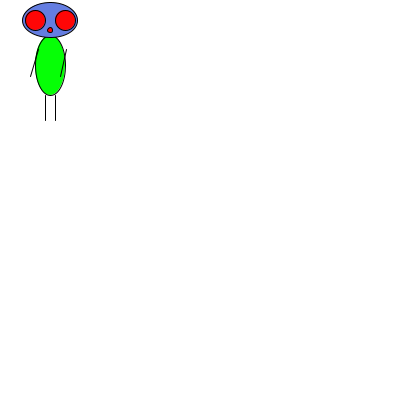
Frame 1 (no input)
Frame 60 (the mouse pressed at the canvas centre just before this capture): identical to frame 1, image omitted
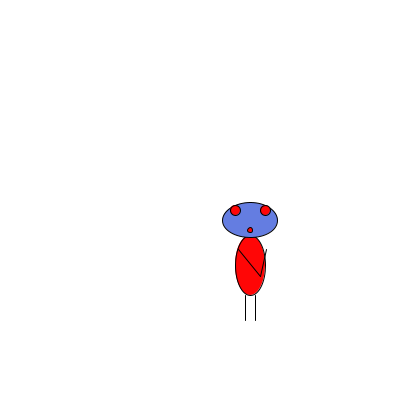
Frame 120 (the mouse held since frame 60 and released just before this capture)

The Processing sketch that drew these frames (run headless with seeded random() and noise(); from frame 60 on, the mouse is pressed at the canvas centre):

// Processing sketch: processing_105657
// ── processing_105657.pde

//my own project

float x; 
float easing = 8*0.1;
float diameter = 12;

void setup() {
    size(400,400);
    // set background color to white
    background(255);
    
    myhappycreature();
    mysadcreature();
} 

//*************************************************

void draw() {
myhappycreature();
//making the creature move
if (mousePressed) {
mysadcreature();
println("mouseX: " + mouseX +", mouseY " + mouseY);
}
}




//*************************************************
void myhappycreature() {
  
//coloring the body
//body
background(255);
fill(6, 255, 6);
ellipse(mouseX + 50, mouseY + 65,30,60);

//coloring the head
//head
fill(100, 125, 225);
ellipse( mouseX + 50,mouseY + 20,55,35);

//eyes
fill(255, 6, 6);
ellipse( mouseX + 35,mouseY + 20,20,20);
ellipse( mouseX + 65,mouseY + 20,20,20);

//mouth
ellipse( mouseX + 50,mouseY + 30,5,5);

//arms
line( mouseX + 38,mouseY + 49,mouseX + 30,mouseY + 76);
line( mouseX + 66,mouseY + 49,mouseX + 60,mouseY + 76);

//legs
line( mouseX + 45,mouseY + 95,mouseX + 45,mouseY + 120);
line( mouseX + 55,mouseY + 95,mouseX + 55,mouseY + 120);
}


//*************************************************
void mysadcreature() {

background(255);
//coloring the body
//bodyfill(6, 255, 6);
ellipse(mouseX + 50, mouseY + 65,30,60);

//coloring the head
//head
fill(100, 125, 225);
ellipse( mouseX + 50,mouseY + 20,55,35);

//eyes
fill(255, 6, 6);
ellipse( mouseX + 35,mouseY + 10,10,10);
ellipse( mouseX + 65,mouseY + 10,10,10);

//mouth
ellipse( mouseX + 50,mouseY + 30,5,5);

//arms
line( mouseX + 38,mouseY + 49,mouseX + 60,mouseY + 76);
line( mouseX + 66,mouseY + 49,mouseX + 60,mouseY + 76);

//legs
line( mouseX + 45,mouseY + 95,mouseX + 45,mouseY + 120);
line( mouseX + 55,mouseY + 95,mouseX + 55,mouseY + 120);
}
